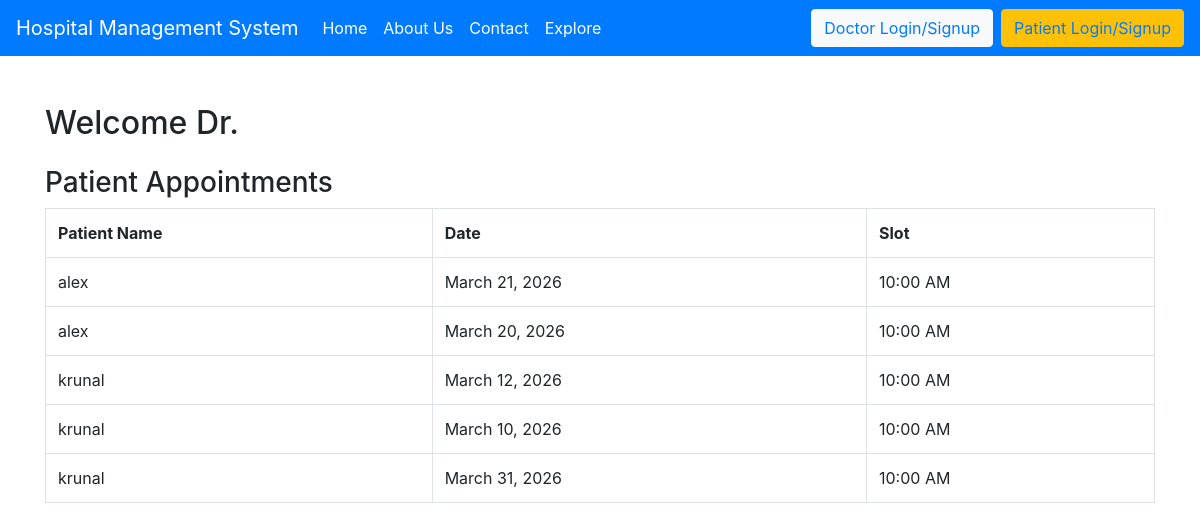
The page /doc_dash/ (signed in) on the database as committed earlier.
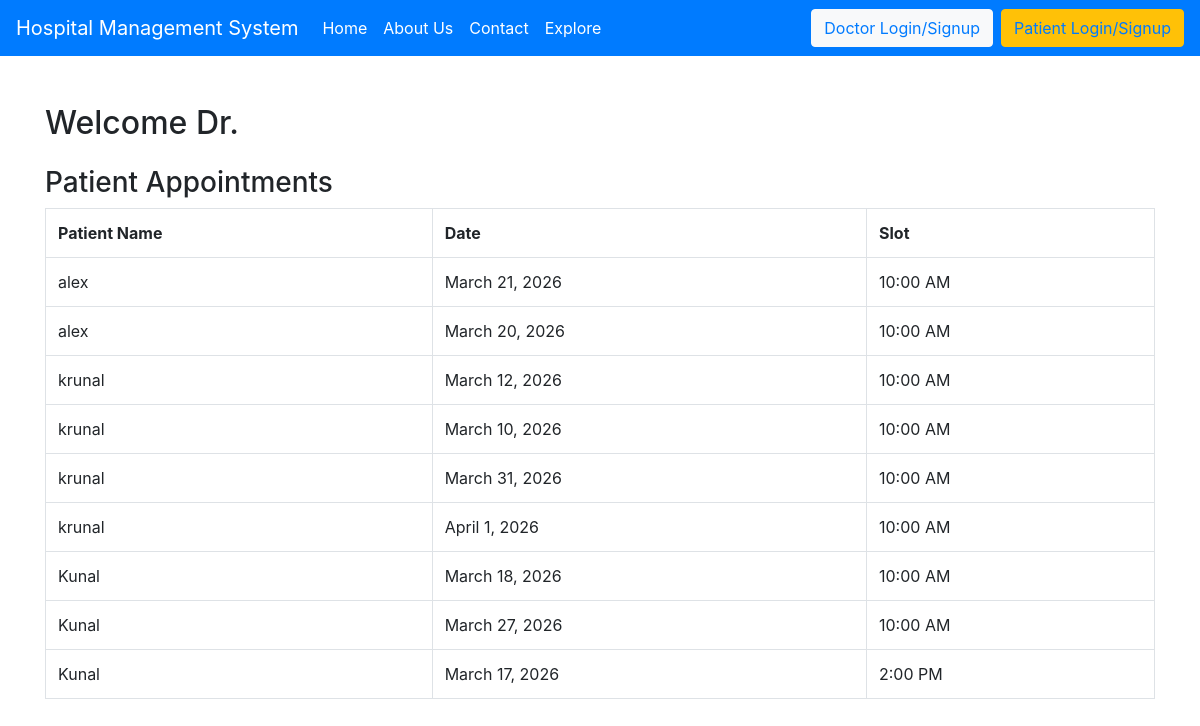
The same page on the database as committed later.
### hospital/models.py (models this page shows, shortened)
class appointment(models.Model):
    doctor = models.ForeignKey(doctor, on_delete=models.CASCADE)
    patient = models.ForeignKey(patient, on_delete=models.CASCADE)
    date = models.DateField()
    slot = models.CharField(max_length=20)

class patient(models.Model):
    name=models.CharField(max_length=50)
    phone=models.CharField(max_length=15)
    email=models.EmailField(max_length=100)
    password=models.CharField(max_length=20)

### hospital/views.py (the view)
# urls.py: path('doc_dash/',views.doc_dash)
def doc_dash(request):
    doc_id = request.session.get('doctor_id')
    doc = doctor.objects.get(id=doc_id)
    apps = appointment.objects.filter(doctor=doc)
    return render(request,"doc_dash.html",{"apps":apps})

### hospital/templates/doc_dash.html
{% extends "base.html" %}
{% block body %}
<div class="container mt-5">
<h2>Welcome Dr. {{request.session.doctor_name}}</h2>
<h3 class="mt-4">Patient Appointments</h3>
<table class="table table-bordered">
<tr>
<th>Patient Name</th>
<th>Date</th>
<th>Slot</th>
</tr>
{% for a in apps %}
<tr>
<td>{{a.patient.name}}</td>
<td>{{a.date}}</td>
<td>{{a.slot}}</td>
</tr>
{% endfor %}
</table>
</div>
{% endblock %}

### hospital/templates/base.html (shortened to what this page needs)
<!doctype html>
<html lang="en">
  <head>
    <link rel="stylesheet" href="https://stackpath.bootstrapcdn.com/bootstrap/4.5.2/css/bootstrap.min.css">
  </head>
  <body>
<nav class="navbar navbar-expand-lg navbar-dark bg-primary">
  <a class="navbar-brand text-white" href="#">Hospital Management System</a>
  <div class="collapse navbar-collapse" id="navbarSupportedContent">
    <ul class="navbar-nav mr-auto">
      <li class="nav-item">
        <a class="nav-link text-white" href="/index/">Home</a>
      </li>
      <li class="nav-item">
        <a class="nav-link text-white" href="/about/">About Us</a>
      </li>
      <li class="nav-item">
        <a class="nav-link text-white" href="/about/">Contact</a>
      </li>
      <li class="nav-item">
        <a class="nav-link text-white" href="/login/">Explore</a>
      </li>
    </ul>
      <ul class="navbar-nav ml-auto">
      <li class="nav-item mx-2">
      <button class="btn btn-light" type="button"><a href="/doc_signup/">Doctor Login/Signup </a></button>
      </li>
      <li class="nav-item">
        <button class="btn btn-warning" type="button"><a href="/pat_signup/">Patient Login/Signup </a></button>
      </li>
      </ul>
  </div>
</nav>
  {% block body %}
{% endblock %}
  </body>
</html>

Rows that differ between the two databases and show on the page:
added appointment: patient.name "krunal", date "April 1, 2026", slot "10:00 AM"
added appointment: patient.name "Kunal", date "March 18, 2026", slot "10:00 AM"
added appointment: patient.name "Kunal", date "March 27, 2026", slot "10:00 AM"
added appointment: patient.name "Kunal", date "March 17, 2026", slot "2:00 PM"
